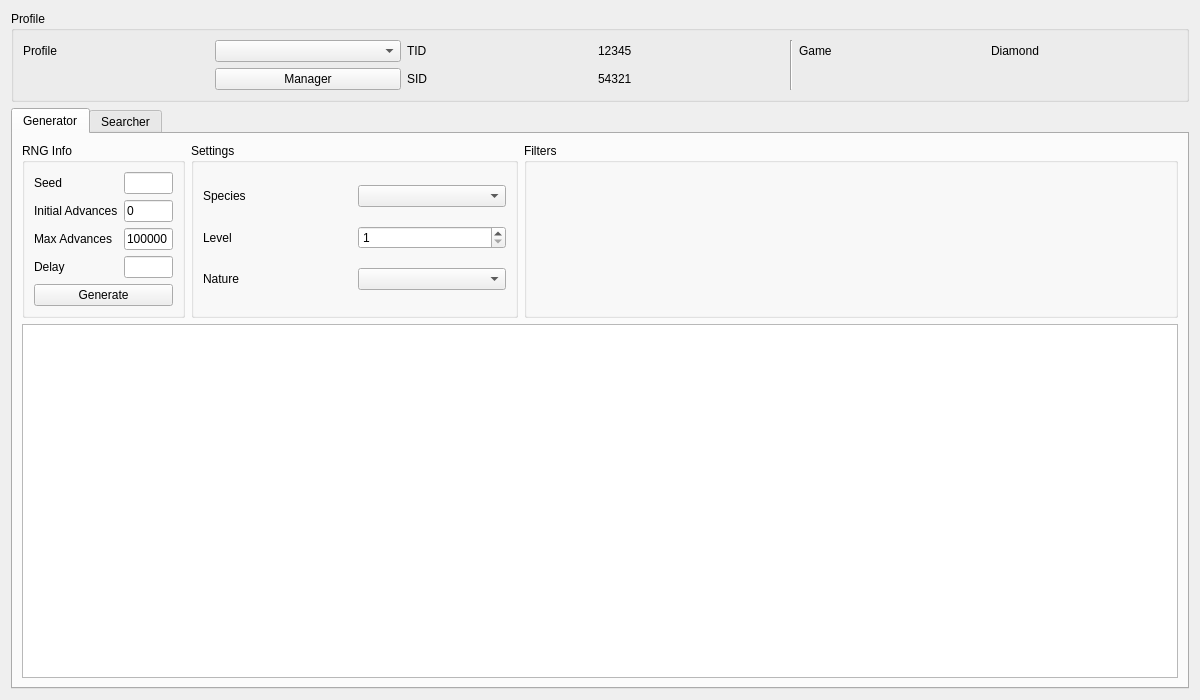
<?xml version="1.0" encoding="UTF-8"?>
<ui version="4.0">
 <class>Event4</class>
 <widget class="QWidget" name="Event4">
  <property name="geometry">
   <rect>
    <x>0</x>
    <y>0</y>
    <width>1200</width>
    <height>700</height>
   </rect>
  </property>
  <property name="windowTitle">
   <string>Wondercard IVs</string>
  </property>
  <layout class="QGridLayout" name="gridLayout_5">
   <item row="0" column="0">
    <widget class="QGroupBox" name="groupBoxProfile">
     <property name="title">
      <string>Profile</string>
     </property>
     <layout class="QGridLayout" name="gridLayout_6">
      <item row="0" column="3">
       <widget class="QLabel" name="labelProfileTIDValue">
        <property name="text">
         <string notr="true">12345</string>
        </property>
       </widget>
      </item>
      <item row="0" column="4" rowspan="2">
       <widget class="Line" name="line">
        <property name="orientation">
         <enum>Qt::Vertical</enum>
        </property>
       </widget>
      </item>
      <item row="1" column="1">
       <widget class="QPushButton" name="pushButtonProfileManager">
        <property name="text">
         <string>Manager</string>
        </property>
       </widget>
      </item>
      <item row="0" column="6">
       <widget class="QLabel" name="labelProfileGameValue">
        <property name="text">
         <string>Diamond</string>
        </property>
       </widget>
      </item>
      <item row="1" column="3">
       <widget class="QLabel" name="labelProfileSIDValue">
        <property name="text">
         <string notr="true">54321</string>
        </property>
       </widget>
      </item>
      <item row="1" column="2">
       <widget class="QLabel" name="labelProfileSID">
        <property name="text">
         <string>SID</string>
        </property>
       </widget>
      </item>
      <item row="0" column="1">
       <widget class="QComboBox" name="comboBoxProfiles"/>
      </item>
      <item row="0" column="2">
       <widget class="QLabel" name="labelProfileTID">
        <property name="text">
         <string>TID</string>
        </property>
       </widget>
      </item>
      <item row="0" column="0">
       <widget class="QLabel" name="labelProfile">
        <property name="text">
         <string>Profile</string>
        </property>
       </widget>
      </item>
      <item row="0" column="5">
       <widget class="QLabel" name="labelProfileGame">
        <property name="text">
         <string>Game</string>
        </property>
       </widget>
      </item>
     </layout>
    </widget>
   </item>
   <item row="1" column="0">
    <widget class="QTabWidget" name="tabRNGSelector">
     <widget class="QWidget" name="tabGenerator">
      <attribute name="title">
       <string>Generator</string>
      </attribute>
      <layout class="QGridLayout" name="gridLayout_12">
       <item row="1" column="0" colspan="3">
        <widget class="TableView" name="tableViewGenerator"/>
       </item>
       <item row="0" column="0">
        <widget class="QGroupBox" name="groupBoxGeneratorRNGInfo">
         <property name="sizePolicy">
          <sizepolicy hsizetype="Preferred" vsizetype="Preferred">
           <horstretch>1</horstretch>
           <verstretch>0</verstretch>
          </sizepolicy>
         </property>
         <property name="title">
          <string>RNG Info</string>
         </property>
         <layout class="QGridLayout" name="gridLayout_7">
          <item row="0" column="0">
           <widget class="QLabel" name="labelGeneratorSeed">
            <property name="text">
             <string>Seed</string>
            </property>
           </widget>
          </item>
          <item row="0" column="1">
           <widget class="TextBox" name="textBoxGeneratorSeed"/>
          </item>
          <item row="1" column="0">
           <widget class="QLabel" name="labelGeneratorInitialAdvances">
            <property name="text">
             <string>Initial Advances</string>
            </property>
           </widget>
          </item>
          <item row="1" column="1">
           <widget class="TextBox" name="textBoxGeneratorInitialAdvances">
            <property name="text">
             <string notr="true">0</string>
            </property>
           </widget>
          </item>
          <item row="2" column="0">
           <widget class="QLabel" name="labelGeneratorMaxAdvances">
            <property name="text">
             <string>Max Advances</string>
            </property>
           </widget>
          </item>
          <item row="2" column="1">
           <widget class="TextBox" name="textBoxGeneratorMaxAdvances">
            <property name="text">
             <string notr="true">100000</string>
            </property>
           </widget>
          </item>
          <item row="3" column="0">
           <widget class="QLabel" name="labelGeneratorDelay">
            <property name="text">
             <string>Delay</string>
            </property>
           </widget>
          </item>
          <item row="3" column="1">
           <widget class="TextBox" name="textBoxGeneratorDelay"/>
          </item>
          <item row="4" column="0" colspan="2">
           <widget class="QPushButton" name="pushButtonGenerate">
            <property name="text">
             <string>Generate</string>
            </property>
           </widget>
          </item>
         </layout>
        </widget>
       </item>
       <item row="0" column="1">
        <widget class="QGroupBox" name="groupBoxGeneratorSettings">
         <property name="sizePolicy">
          <sizepolicy hsizetype="Preferred" vsizetype="Preferred">
           <horstretch>2</horstretch>
           <verstretch>0</verstretch>
          </sizepolicy>
         </property>
         <property name="title">
          <string>Settings</string>
         </property>
         <layout class="QGridLayout" name="gridLayout_8">
          <item row="0" column="0">
           <widget class="QLabel" name="labelGeneratorSpecies">
            <property name="text">
             <string>Species</string>
            </property>
           </widget>
          </item>
          <item row="1" column="0">
           <widget class="QLabel" name="labelGeneratorLevel">
            <property name="text">
             <string>Level</string>
            </property>
           </widget>
          </item>
          <item row="1" column="1">
           <widget class="QSpinBox" name="spinBoxGeneratorLevel">
            <property name="minimum">
             <number>1</number>
            </property>
            <property name="maximum">
             <number>100</number>
            </property>
           </widget>
          </item>
          <item row="2" column="0">
           <widget class="QLabel" name="labelGeneratorNature">
            <property name="text">
             <string>Nature</string>
            </property>
           </widget>
          </item>
          <item row="0" column="1">
           <widget class="QComboBox" name="comboBoxGeneratorSpecies"/>
          </item>
          <item row="2" column="1">
           <widget class="QComboBox" name="comboBoxGeneratorNature"/>
          </item>
         </layout>
        </widget>
       </item>
       <item row="0" column="2">
        <widget class="QGroupBox" name="groupBoxGeneratorFilters">
         <property name="sizePolicy">
          <sizepolicy hsizetype="Preferred" vsizetype="Preferred">
           <horstretch>4</horstretch>
           <verstretch>0</verstretch>
          </sizepolicy>
         </property>
         <property name="title">
          <string>Filters</string>
         </property>
         <layout class="QGridLayout" name="gridLayout">
          <item row="0" column="0" rowspan="2">
           <widget class="Filter" name="filterGenerator" native="true"/>
          </item>
         </layout>
        </widget>
       </item>
      </layout>
     </widget>
     <widget class="QWidget" name="tabSearcher">
      <attribute name="title">
       <string>Searcher</string>
      </attribute>
      <layout class="QGridLayout" name="gridLayout_3">
       <item row="0" column="1">
        <widget class="QGroupBox" name="groupBoxSearcherSettings">
         <property name="sizePolicy">
          <sizepolicy hsizetype="Preferred" vsizetype="Preferred">
           <horstretch>2</horstretch>
           <verstretch>0</verstretch>
          </sizepolicy>
         </property>
         <property name="title">
          <string>Settings</string>
         </property>
         <layout class="QGridLayout" name="gridLayout_9">
          <item row="0" column="0">
           <widget class="QLabel" name="labelSearcherSpecies">
            <property name="text">
             <string>Species</string>
            </property>
           </widget>
          </item>
          <item row="1" column="0">
           <widget class="QLabel" name="labelSearcherLevel">
            <property name="text">
             <string>Level</string>
            </property>
           </widget>
          </item>
          <item row="1" column="1">
           <widget class="QSpinBox" name="spinBoxSearcherLevel">
            <property name="minimum">
             <number>1</number>
            </property>
            <property name="maximum">
             <number>100</number>
            </property>
           </widget>
          </item>
          <item row="2" column="0">
           <widget class="QLabel" name="labelSearcherNature">
            <property name="text">
             <string>Nature</string>
            </property>
           </widget>
          </item>
          <item row="0" column="1">
           <widget class="QComboBox" name="comboBoxSearcherSpecies"/>
          </item>
          <item row="2" column="1">
           <widget class="QComboBox" name="comboBoxSearcherNature"/>
          </item>
         </layout>
        </widget>
       </item>
       <item row="0" column="2">
        <widget class="QGroupBox" name="groupBoxSearcherFilters">
         <property name="sizePolicy">
          <sizepolicy hsizetype="Preferred" vsizetype="Preferred">
           <horstretch>4</horstretch>
           <verstretch>0</verstretch>
          </sizepolicy>
         </property>
         <property name="title">
          <string>Filters</string>
         </property>
         <layout class="QGridLayout" name="gridLayout_4">
          <item row="0" column="0" rowspan="2">
           <widget class="Filter" name="filterSearcher" native="true"/>
          </item>
         </layout>
        </widget>
       </item>
       <item row="2" column="0" colspan="3">
        <widget class="TableView" name="tableViewSearcher">
         <property name="sortingEnabled">
          <bool>true</bool>
         </property>
        </widget>
       </item>
       <item row="1" column="0" colspan="3">
        <widget class="QProgressBar" name="progressBar">
         <property name="value">
          <number>0</number>
         </property>
        </widget>
       </item>
       <item row="0" column="0">
        <widget class="QGroupBox" name="groupBoxSearcherRNGInfo">
         <property name="sizePolicy">
          <sizepolicy hsizetype="Preferred" vsizetype="Preferred">
           <horstretch>1</horstretch>
           <verstretch>0</verstretch>
          </sizepolicy>
         </property>
         <property name="title">
          <string>RNG Info</string>
         </property>
         <layout class="QGridLayout" name="gridLayout_2">
          <item row="0" column="0">
           <layout class="QGridLayout" name="gridLayout_14">
            <item row="0" column="0">
             <widget class="QLabel" name="labelSearcherMinDelay">
              <property name="text">
               <string>Min Delay</string>
              </property>
             </widget>
            </item>
            <item row="0" column="1">
             <widget class="TextBox" name="textBoxSearcherMinDelay">
              <property name="text">
               <string notr="true">600</string>
              </property>
             </widget>
            </item>
            <item row="0" column="2">
             <widget class="QLabel" name="labelSearcherMaxDelay">
              <property name="text">
               <string>Max Delay</string>
              </property>
             </widget>
            </item>
            <item row="0" column="3">
             <widget class="TextBox" name="textBoxSearcherMaxDelay">
              <property name="text">
               <string notr="true">2000</string>
              </property>
             </widget>
            </item>
            <item row="1" column="0">
             <widget class="QLabel" name="labelSearcherMinAdvance">
              <property name="text">
               <string>Min Advance</string>
              </property>
             </widget>
            </item>
            <item row="1" column="1">
             <widget class="TextBox" name="textBoxSearcherMinAdvance">
              <property name="text">
               <string notr="true">0</string>
              </property>
             </widget>
            </item>
            <item row="1" column="2">
             <widget class="QLabel" name="labelSearcherMaxAdvance">
              <property name="text">
               <string>Max Advance</string>
              </property>
             </widget>
            </item>
            <item row="1" column="3">
             <widget class="TextBox" name="textBoxSearcherMaxAdvance">
              <property name="text">
               <string notr="true">1000</string>
              </property>
             </widget>
            </item>
           </layout>
          </item>
          <item row="1" column="0">
           <layout class="QHBoxLayout" name="horizontalLayout">
            <item>
             <widget class="QPushButton" name="pushButtonSearch">
              <property name="text">
               <string>Search</string>
              </property>
             </widget>
            </item>
            <item>
             <widget class="QPushButton" name="pushButtonCancel">
              <property name="enabled">
               <bool>false</bool>
              </property>
              <property name="text">
               <string>Cancel</string>
              </property>
             </widget>
            </item>
           </layout>
          </item>
         </layout>
        </widget>
       </item>
      </layout>
     </widget>
    </widget>
   </item>
  </layout>
 </widget>
 <customwidgets>
  <customwidget>
   <class>TextBox</class>
   <extends>QLineEdit</extends>
   <header>Form/Controls/TextBox.hpp</header>
  </customwidget>
  <customwidget>
   <class>TableView</class>
   <extends>QTableView</extends>
   <header>Form/Controls/TableView.hpp</header>
  </customwidget>
  <customwidget>
   <class>Filter</class>
   <extends>QWidget</extends>
   <header>Form/Controls/Filter.hpp</header>
   <container>1</container>
  </customwidget>
 </customwidgets>
 <tabstops>
  <tabstop>comboBoxProfiles</tabstop>
  <tabstop>pushButtonProfileManager</tabstop>
  <tabstop>tabRNGSelector</tabstop>
  <tabstop>textBoxGeneratorSeed</tabstop>
  <tabstop>textBoxGeneratorInitialAdvances</tabstop>
  <tabstop>textBoxGeneratorMaxAdvances</tabstop>
  <tabstop>textBoxGeneratorDelay</tabstop>
  <tabstop>pushButtonGenerate</tabstop>
  <tabstop>comboBoxGeneratorSpecies</tabstop>
  <tabstop>spinBoxGeneratorLevel</tabstop>
  <tabstop>comboBoxGeneratorNature</tabstop>
  <tabstop>tableViewGenerator</tabstop>
  <tabstop>textBoxSearcherMinDelay</tabstop>
  <tabstop>textBoxSearcherMaxDelay</tabstop>
  <tabstop>textBoxSearcherMinAdvance</tabstop>
  <tabstop>textBoxSearcherMaxAdvance</tabstop>
  <tabstop>pushButtonSearch</tabstop>
  <tabstop>pushButtonCancel</tabstop>
  <tabstop>comboBoxSearcherSpecies</tabstop>
  <tabstop>spinBoxSearcherLevel</tabstop>
  <tabstop>comboBoxSearcherNature</tabstop>
  <tabstop>tableViewSearcher</tabstop>
 </tabstops>
 <resources/>
 <connections/>
</ui>
